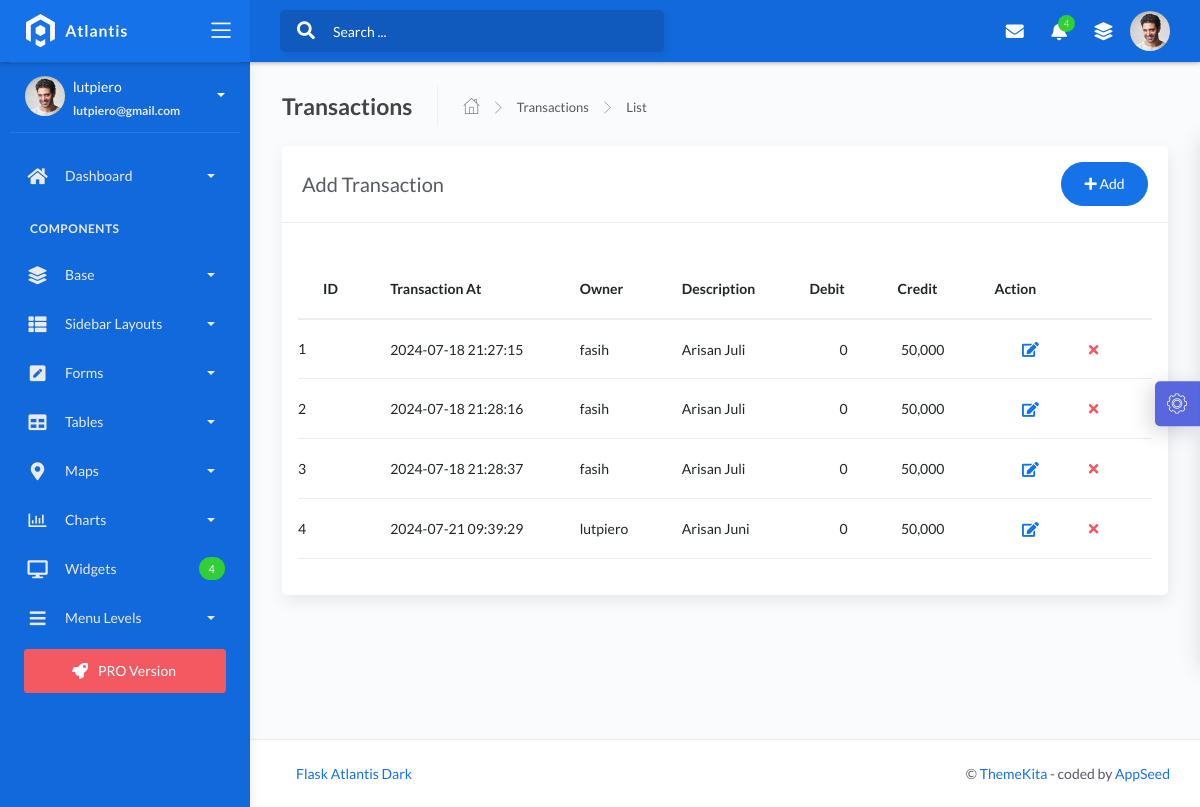
The page /transactions (signed in) on the database its author committed.
### apps/authentication/models.py (models this page shows, shortened)
class Users(db.Model, UserMixin):
    __tablename__ = 'users'
    id = db.Column(db.Integer, primary_key=True)
    username = db.Column(db.String(64), unique=True)
    email = db.Column(db.String(64), unique=True)
    password = db.Column(db.LargeBinary)
    roles = db.relationship('Role', secondary='user_roles', backref=db.backref('users', lazy='dynamic'))
    def __repr__(self):
        return str(self.username)
    def has_role(self, *role_names):
        user_roles = {role.name for role in self.roles}
        return any(role in user_roles for role in role_names)

### apps/treasurer/models.py (models this page shows, shortened)
class Transaction(db.Model, UserMixin):
    __tablename__ = 'transactions'
    id = Column(Integer, primary_key=True)
    trx_at = Column(String(17), nullable=False, default=datetime.now().strftime('%Y-%m-%d %H:%M:%S'))
    updated_at = Column(String(17), nullable=False, onupdate=datetime.now().strftime('%Y-%m-%d %H:%M:%S'))
    description = Column(Text, unique=False)
    debit = Column(Float)
    credit = Column(Float)
    status = Column(String(10))
    owner_id = Column(Integer, ForeignKey('users.id', name='fk_transactions_owner_id', ondelete='CASCADE'))
    owner = relationship('Users', foreign_keys=[owner_id], backref='owned_transactions')
    treasurer_id = Column(Integer, ForeignKey('users.id', name='fk_transactions_treasurer_id', ondelete='CASCADE'))
    treasurer = relationship('Users', foreign_keys=[treasurer_id], backref='treasurer_transactions')
    account_id = Column(Integer, ForeignKey('accounts.id', name='fk_transactions_account_id', ondelete='CASCADE'))
    account = relationship('Account',foreign_keys=[account_id], backref='transactions')    # roles = db.relationship('Role', secondary='user_roles', backref=db.backref('users', lazy='dynamic'))
    __table_args__ = (
        UniqueConstraint('id', name='uq_transactions_id'),
        CheckConstraint('debit >= 0', name='chk_transactions_debit_positive'),
        CheckConstraint('credit >= 0', name='chk_transactions_credit_positive'),
    )

### apps/treasurer/routes.py (the view)
@blueprint.route('/transactions')
@any_admin_permission.require(http_exception=403)
def transactions():
    form = TransactionForm()
    account_id = request.args.get('account_id')
    owner_id = request.args.get('owner_id')
    role = request.args.get('role')
    transaction_query = Transaction.query
    if account_id:
        transaction_query = transaction_query.filter(Transaction.account_id.is_(account_id))
    if owner_id:
        transaction_query = transaction_query.filter(Transaction.owner_id.is_(owner_id))
    transactions = transaction_query.all()
    return render_template('treasurer/index_trx.html', transactions=transactions,form=form)

### apps/templates/treasurer/index_trx.html (shortened to what this page needs)
{% extends "layouts/base.html" %}
{% block content %}
<div class="content">
    <div class="page-inner">
        <div class="page-header">
            <h4 class="page-title">Transactions</h4>
            <ul class="breadcrumbs">
                <li class="nav-home">
                    <a href="#">
                        <i class="flaticon-home"></i>
                    </a>
                </li>
                <li class="separator">
                    <i class="flaticon-right-arrow"></i>
                </li>
                <li class="nav-item">
                    <a href="{{url_for('user.users')}}">Transactions</a>
                </li>
                <li class="separator">
                    <i class="flaticon-right-arrow"></i>
                </li>
                <li class="nav-item">
                    <a href="#">List</a>
                </li>
            </ul>
        </div>
        <div class="row">
            <div class="col-md-12">
                <div class="card">
                    <div class="card-header">
                        <div class="d-flex align-items-center">
                            <h4 class="card-title">Add Transaction</h4>
                            <button class="btn btn-primary btn-round ml-auto" data-toggle="modal" data-target="#addRowModal">
                                <i class="fa fa-plus"></i>
                                Add
                            </button>
                        </div>
                    </div>
                    <div class="card-body px-0 px-sm-0 px-xs-0 px-lg-3">
                        <div class="table-responsive">
                            <table id="transactions-table w-100" class="table mt-3">
                                <thead>
                                    <tr>
                                        <th scope="col" class=" d-none d-lg-table-cell d-sm-none">ID</th>
                                        <th scope="col" class=" d-none d-lg-table-cell d-sm-none">Transaction At</th>
                                        <th scope="col" class=" d-none d-lg-table-cell d-sm-none">Owner</th>
                                        <th scope="col" class=" d-none d-lg-table-cell d-sm-none">Description</th>
                                        <th scope="col" class=" d-none d-lg-table-cell d-sm-none">Debit</th>
                                        <th scope="col" class=" d-none d-lg-table-cell d-sm-none">Credit</th>
                                        <th scope="col" class=" d-none d-lg-table-cell d-sm-none">Action</th>
                                    </tr>
                                </thead>
                                <tbody>
                                    {% for trx in transactions %}
                                    <tr>
                                        <td class="mx-sm-0 px-sm-0 text-right">
                                            <p class="d-none d-lg-table-cell d-sm-none">{{ trx.id }}</p>
                                        </td>
                                        <td class="text-sm-left d-none d-lg-table-cell d-sm-none">{{ trx.trx_at }}</td>
                                        <td class="text-sm-left d-none d-lg-table-cell d-sm-none">{{ trx.owner }}</td>
                                        <td class="text-sm-left d-none d-lg-table-cell d-sm-none">{{ trx.description }}</td>
                                        <td class="text-sm-right d-none d-lg-table-cell d-sm-none">{{ trx.debit | intcomma  }}</td>
                                        <td class="text-sm-right d-none d-lg-table-cell d-sm-none">{{ trx.credit | intcomma  }}</td>
                                        <td class="text-sm-left d-none d-lg-table-cell d-sm-none">
                                            <div class="form-button-action">
                                                <a href="" type="button" data-toggle="tooltip" title="" class="btn btn-link btn-primary btn-lg" data-original-title="Edit User">
                                                    <i class="fa fa-edit"></i>
                                                </a>
                                                <button type="button" data-toggle="tooltip" title="" class="btn btn-link btn-danger" data-original-title="Deactivate">
                                                    <i class="fa fa-times"></i>
                                                </button>
                                            </div>
                                        </td>
                                    </tr>
                                    {% endfor %}
                                </tbody>
                            </table>
                        </div>
                    </div>
                </div>
            </div>
        </div>
    </div>
</div>
{% endblock content %}

### apps/templates/layouts/base.html (shortened to what this page needs)
<!DOCTYPE html>
<html lang="en">
<head>
	<link rel="stylesheet" href="https://cdn.jsdelivr.net/npm/bootstrap@4.6.2/dist/css/bootstrap.min.css">
	<link rel="stylesheet" href="/static/assets/css/atlantis.min.css">
	<link rel="stylesheet" href="/static/assets/css/demo.css">
	<link rel="stylesheet" href="/static/assets/css/table-responsive.css">
</head>
<body data-background-color="blue">
	<div class="wrapper">
        {% include 'includes/navigation.html' %}
        {% include 'includes/sidebar.html' %}
		<div class="main-panel">
			{% block content %}{% endblock content %}
			{% include 'includes/footer.html' %}
		</div>
		{% if current_user.is_authenticated %}
			{% include 'includes/configuration-plugin.html' %}
		{% endif %}
	</div>
</body>
</html>

### apps/templates/includes/navigation.html (shortened to what this page needs)
		<div class="main-header">
			<div class="logo-header" data-background-color="blue">
				<a href="index.html" class="logo">
					<img src="/static/assets/img/logo.svg" alt="navbar brand" class="navbar-brand">
				</a>
				<div class="nav-toggle">
					<button class="btn btn-toggle toggle-sidebar">
						<i class="icon-menu"></i>
					</button>
				</div>
			</div>
			<nav class="navbar navbar-header navbar-expand-lg" data-background-color="blue2">
				{% if current_user.is_authenticated %}
				<div class="container-fluid">
					<div class="collapse" id="search-nav">
						<form class="navbar-left navbar-form nav-search mr-md-3">
							<div class="input-group">
								<div class="input-group-prepend">
									<button type="submit" class="btn btn-search pr-1">
										<i class="fa fa-search search-icon"></i>
									</button>
								</div>
								<input type="text" placeholder="Search ..." class="form-control">
							</div>
						</form>
					</div>
					<ul class="navbar-nav topbar-nav ml-md-auto align-items-center">
						<li class="nav-item dropdown hidden-caret">
							<a class="nav-link dropdown-toggle" href="#" id="messageDropdown" role="button" data-toggle="dropdown" aria-haspopup="true" aria-expanded="false">
								<i class="fa fa-envelope"></i>
							</a>
						</li>
						<li class="nav-item dropdown hidden-caret">
							<a class="nav-link dropdown-toggle" href="#" id="notifDropdown" role="button" data-toggle="dropdown" aria-haspopup="true" aria-expanded="false">
								<i class="fa fa-bell"></i>
								<span class="notification">4</span>
							</a>
						</li>
						<li class="nav-item dropdown hidden-caret">
							<a class="nav-link" data-toggle="dropdown" href="#" aria-expanded="false">
								<i class="fas fa-layer-group"></i>
							</a>
						</li>
						<li class="nav-item dropdown hidden-caret">
							<a class="dropdown-toggle profile-pic" data-toggle="dropdown" href="#" aria-expanded="false">
								<div class="avatar-sm">
									<img src="/static/assets/img/profile.jpg" alt="..." class="avatar-img rounded-circle">
								</div>
							</a>
						</li>
					</ul>
				</div>
				{% endif %}
			</nav>
        </div>

### apps/templates/includes/sidebar.html (shortened to what this page needs)
		<div class="sidebar sidebar-style-2" data-background-color="blue2">
			<div class="sidebar-wrapper scrollbar scrollbar-inner">
				<div class="sidebar-content">
				{% if current_user.is_authenticated %}
					<div class="user">
						<div class="avatar-sm float-left mr-2">
							<img src="/static/assets/img/profile.jpg" alt="..." class="avatar-img rounded-circle">
						</div>
						<div class="info">
							<a data-toggle="collapse" href="#collapseExample" aria-expanded="true">
								<span>
									{{ current_user.username }}
									<span class="user-level">
										{{ current_user.email }}
									</span>
									<span class="caret"></span>
								</span>
							</a>
						</div>
					</div>
					<ul class="nav nav-primary">
						<li class="nav-item {% if 'index' in segment %} active {% endif %}">
							<a data-toggle="collapse" href="#dashboard" class="collapsed" aria-expanded="false">
								<i class="fas fa-home"></i>
								<p>Dashboard</p>
								<span class="caret"></span>
							</a>
						</li>
						<li class="nav-section">
							<h4 class="text-section">Components</h4>
						</li>
						<li class="nav-item {% if 'ui-' in segment %} active {% endif %}">
							<a data-toggle="collapse" href="#base">
								<i class="fas fa-layer-group"></i>
								<p>Base</p>
								<span class="caret"></span>
							</a>
						</li>
						<li class="nav-item {% if 'layout' in segment %} active {% endif %}">
							<a data-toggle="collapse" href="#sidebarLayouts">
								<i class="fas fa-th-list"></i>
								<p>Sidebar Layouts</p>
								<span class="caret"></span>
							</a>
						</li>
						<li class="nav-item {% if 'form' in segment %} active {% endif %}">
							<a data-toggle="collapse" href="#forms">
								<i class="fas fa-pen-square"></i>
								<p>Forms</p>
								<span class="caret"></span>
							</a>
						</li>
						<li class="nav-item {% if 'tables' in segment %} active {% endif %}">
							<a data-toggle="collapse" href="#tables">
								<i class="fas fa-table"></i>
								<p>Tables</p>
								<span class="caret"></span>
							</a>
						</li>
						<li class="nav-item {% if 'maps' in segment %} active {% endif %}">
							<a data-toggle="collapse" href="#maps">
								<i class="fas fa-map-marker-alt"></i>
								<p>Maps</p>
								<span class="caret"></span>
							</a>
						</li>
						<li class="nav-item {% if 'charts' in segment %} active {% endif %}">
							<a data-toggle="collapse" href="#charts">
								<i class="far fa-chart-bar"></i>
								<p>Charts</p>
								<span class="caret"></span>
							</a>
						</li>
						<li class="nav-item {% if 'widgets' in segment %} active {% endif %}">
							<a href="/widgets.html">
								<i class="fas fa-desktop"></i>
								<p>Widgets</p>
								<span class="badge badge-success">4</span>
							</a>
						</li>
						<li class="nav-item">
							<a data-toggle="collapse" href="#submenu">
								<i class="fas fa-bars"></i>
								<p>Menu Levels</p>
								<span class="caret"></span>
							</a>
						</li>
						<li class="mx-4 mt-2">
                            <a target="_blank"
                               href="https://appseed.us/admin-dashboards/flask-dashboard-atlantis-dark-pro"
                               class="btn btn-danger btn-block">
                                <span class="btn-label mr-2">  </span>PRO Version</a>
						</li>
					</ul>
				{% endif %}
				</div>
			</div>
		</div>

### apps/templates/includes/footer.html
			<footer class="footer">
				<div class="container-fluid">
					<nav class="pull-left">
						<ul class="nav">
							<li class="nav-item">
                                <a class="nav-link"
                                   target="_blank"
                                   href="https://appseed.us/product/atlantis-dark/flask/">
									Flask Atlantis Dark
								</a>
							</li>
						</ul>
					</nav>
					<div class="copyright ml-auto">
                        &copy; <a target="_blank" href="https://www.themekita.com">ThemeKita</a>
                        - coded by <a target="_blank" href="https://appseed.us">AppSeed</a>
					</div>
				</div>
            </footer>

### apps/templates/includes/configuration-plugin.html (shortened to what this page needs)
        <div class="custom-template">
			<div class="custom-toggle">
				<i class="flaticon-settings"></i>
			</div>
		</div>

### rows shown on the page
Users: username "lutpiero", email "lutpiero@gmail.com"
Transaction: id "1", trx_at "2024-07-18 21:27:15", owner "fasih", description "Arisan Juli", debit "0", credit "50,000"
Transaction: id "2", trx_at "2024-07-18 21:28:16", owner "fasih", description "Arisan Juli", debit "0", credit "50,000"
Transaction: id "3", trx_at "2024-07-18 21:28:37", owner "fasih", description "Arisan Juli", debit "0", credit "50,000"
Transaction: id "4", trx_at "2024-07-21 09:39:29", owner "lutpiero", description "Arisan Juni", debit "0", credit "50,000"
